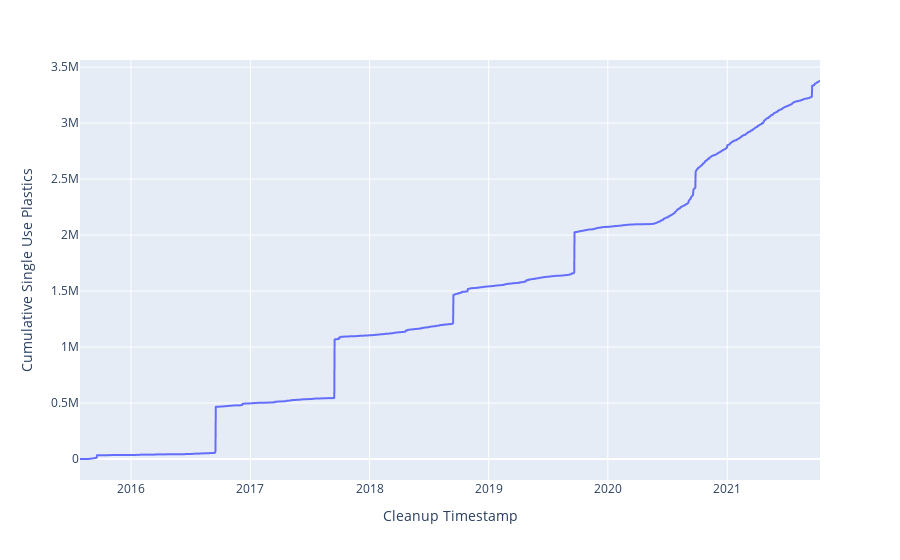

The code cell stored with this chart in its notebook:
### Code cell
import plotly.express as px

fig = px.line(df, x="Cleanup Timestamp", y="Cumulative Single Use Plastics")
fig.show()

### Figure 1 — Plotly figure (JSON) as saved in the notebook; plotly's stock layout.template omitted (floating-point values rounded to 4 significant figures; data arrays with more than 128 entries replaced by an {"elided": "..."} marker saying what was removed)
{"data": [{"hovertemplate": "Cleanup Timestamp=%{x}<br>Cumulative Single Use Plastics=%{y}<extra></extra>", "legendgroup": "", "line": {"color": "#636efa", "dash": "solid"}, "marker": {"symbol": "circle"}, "mode": "lines", "name": "", "showlegend": false, "type": "scattergl", "x": {"elided": "1810 str values"}, "xaxis": "x", "y": {"elided": "1810 int values"}, "yaxis": "y"}], "layout": {"legend": {"tracegroupgap": 0}, "margin": {"t": 60}, "xaxis": {"anchor": "y", "domain": [0, 1], "title": {"text": "Cleanup Timestamp"}}, "yaxis": {"anchor": "x", "domain": [0, 1], "title": {"text": "Cumulative Single Use Plastics"}}}}
